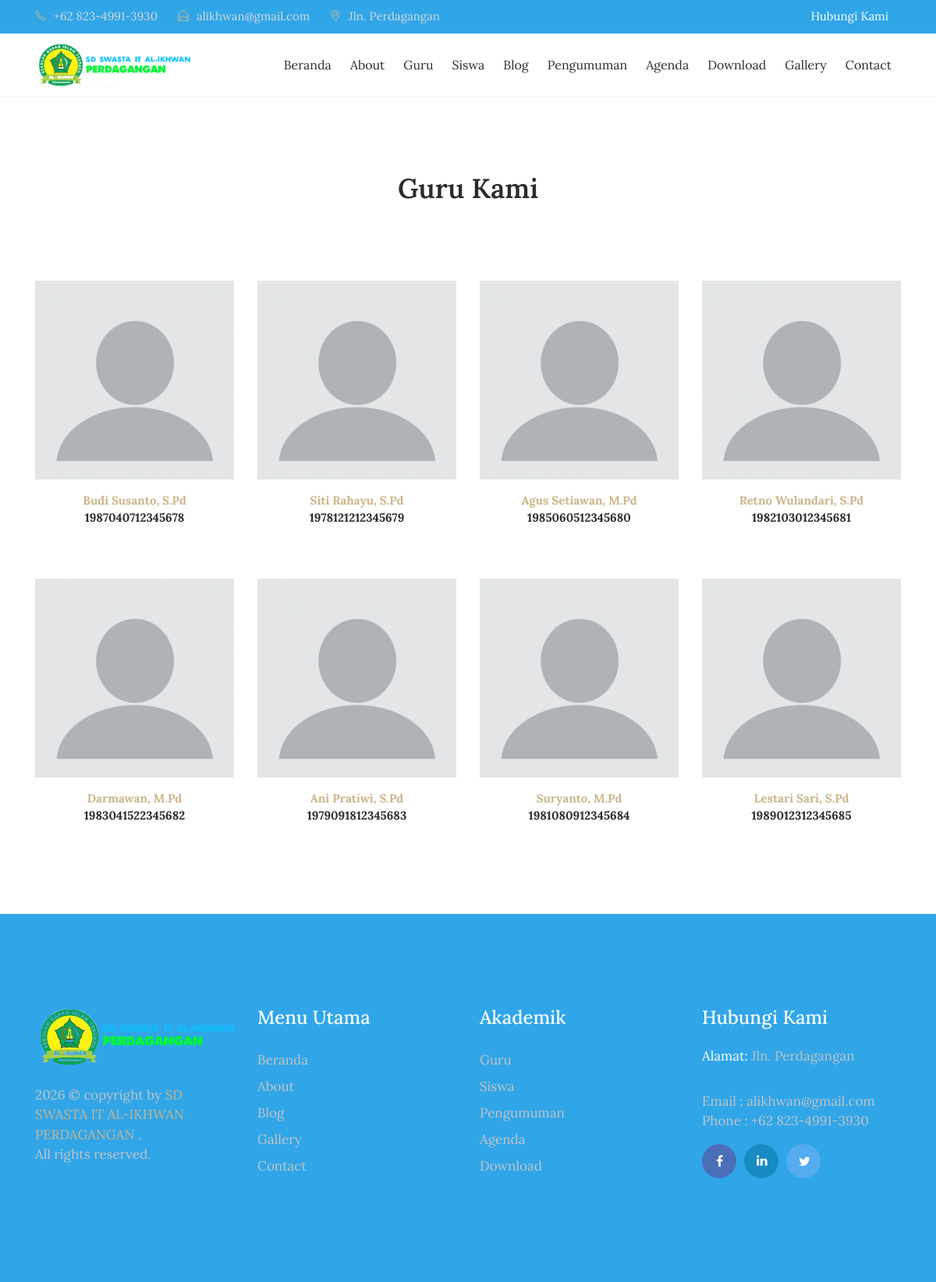
/index.php/guru, run on the app's committed database.
### tables this page shows
CREATE TABLE `tbl_guru` (
  `guru_id` int(11) NOT NULL,
  `guru_nip` varchar(30) DEFAULT NULL,
  `guru_nama` varchar(70) DEFAULT NULL,
  `guru_jenkel` varchar(2) DEFAULT NULL,
  `guru_tmp_lahir` varchar(80) DEFAULT NULL,
  `guru_tgl_lahir` varchar(80) DEFAULT NULL,
  `guru_mapel` varchar(120) DEFAULT NULL,
  `guru_photo` varchar(40) DEFAULT NULL,
  `guru_tgl_input` timestamp NULL DEFAULT current_timestamp()
);

### application/controllers/Guru.php (called while the page is built, shortened)
<?php
class Guru extends CI_Controller{
	function __construct(){
		$this->load->model('m_guru');
		$this->load->model('m_pengunjung');
	}
	function index(){
		$jum=$this->m_guru->guru();
        $page=$this->uri->segment(3);
        if(!$page):
            $offset = 0;
        else:
            $offset = $page;
        endif;
        $limit=8;
        $config['base_url'] = base_url() . 'guru/index/';
            $config['total_rows'] = $jum->num_rows();
            $config['per_page'] = $limit;
            $config['uri_segment'] = 3;
	          $config['full_tag_open']    = '<div class="pagging text-center"><nav><ul class="pagination justify-content-center">';
	          $config['full_tag_close']   = '</ul></nav></div>';
	          $config['num_tag_open']     = '<li class="page-item"><span class="page-link">';
	          $config['num_tag_close']    = '</span></li>';
	          $config['cur_tag_open']     = '<li class="page-item"><span class="page-link">';
	          $config['cur_tag_close']    = '<span class="sr-only">(current)</span></span></li>';
	          $config['next_tag_open']    = '<li class="page-item"><span class="page-link">';
	          $config['next_tagl_close']  = '<span aria-hidden="true">&raquo;</span></span></li>';
	          $config['prev_tag_open']    = '<li class="page-item"><span class="page-link">';
	          $config['prev_tagl_close']  = '</span>Next</li>';
	          $config['first_tag_open']   = '<li class="page-item"><span class="page-link">';
	          $config['first_tagl_close'] = '</span></li>';
	          $config['last_tag_open']    = '<li class="page-item"><span class="page-link">';
	          $config['last_tagl_close']  = '</span></li>';
            $config['first_link'] = 'Awal';
            $config['last_link'] = 'Akhir';
            $config['next_link'] = 'Next >>';
            $config['prev_link'] = '<< Prev';
            $this->pagination->initialize($config);
            $x['page'] =$this->pagination->create_links();
						$x['data']=$this->m_guru->guru_perpage($offset,$limit);
						$this->load->view('depan/v_guru',$x);
	}
}

### index.php (called while the page is built, shortened)
<?php
require_once BASEPATH.'core/CodeIgniter.php';

### application/models/M_guru.php (called while the page is built, shortened)
<?php
class M_guru extends CI_Model{
	function guru_perpage($offset,$limit){
		$hsl=$this->db->query("SELECT * FROM tbl_guru limit $offset,$limit");
		return $hsl;
	}
}

### application/views/depan/v_guru.php (the view, shortened to what this page needs)
<!DOCTYPE html>
<html lang="en">
<head>
    <link rel="stylesheet" href="<?php echo base_url().'theme/css/bootstrap.min.css'?>">
    <link rel="stylesheet" href="<?php echo base_url().'theme/css/font-awesome.min.css'?>">
    <link rel="stylesheet" href="<?php echo base_url().'theme/css/simple-line-icons.css'?>">
    <link rel="stylesheet" href="<?php echo base_url().'theme/css/slick.css'?>">
    <link rel="stylesheet" href="<?php echo base_url().'theme/css/slick-theme.css'?>">
    <link rel="stylesheet" href="<?php echo base_url().'theme/css/owl.carousel.min.css'?>">
    <link href="<?php echo base_url().'theme/css/style.css'?>" rel="stylesheet">
</head>
<body>
  <div class="header-topbar">
      <div class="container">
          <div class="row">
              <div class="col-xs-6 col-sm-8 col-md-9">
                  <div class="header-top_address">
                      <div class="header-top_list">
                          <span class="icon-phone"></span>+62 823-4991-3930
                      </div>
                      <div class="header-top_list">
                          <span class="icon-envelope-open"></span>alikhwan@gmail.com
                      </div>
                      <div class="header-top_list">
                          <span class="icon-location-pin"></span>Jln. Perdagangan
                      </div>
                  </div>
              </div>
              <div class="col-xs-6 col-sm-4 col-md-3">
                  <div class="header-top_login mr-sm-3">
                      <a href="<?php echo site_url('contact');?>">Hubungi Kami</a>
                  </div>
              </div>
          </div>
      </div>
  </div>
  <div data-toggle="affix" style="border-bottom:solid 1px #f2f2f2;">
      <div class="container nav-menu2">
          <div class="row">
              <div class="col-md-12">
                  <nav class="navbar navbar2 navbar-toggleable-md navbar-light bg-faded">
                      <a href="<?php echo site_url('');?>" class="navbar-brand nav-brand2"><img class="img img-responsive" width="200px;" src="<?php echo base_url().'theme/images/logoperda.png'?>"></a>
                      <div class="collapse navbar-collapse justify-content-end" id="navbarNavDropdown">
                          <ul class="navbar-nav">
                              <li class="nav-item">
                                  <a class="nav-link" href="<?php echo site_url('');?>">Beranda</a>
                              </li>
                              <li class="nav-item">
                                  <a class="nav-link" href="<?php echo site_url('about');?>">About</a>
                              </li>
                              <li class="nav-item">
                                  <a class="nav-link" href="<?php echo site_url('guru');?>">Guru</a>
                              </li>
                              <li class="nav-item">
                                  <a class="nav-link" href="<?php echo site_url('siswa');?>">Siswa</a>
                              </li>
                              <li class="nav-item">
                                  <a class="nav-link" href="<?php echo site_url('blog');?>">Blog</a>
                              </li>
                              <li class="nav-item">
                                  <a class="nav-link" href="<?php echo site_url('pengumuman');?>">Pengumuman</a>
                              </li>
                              <li class="nav-item">
                                  <a class="nav-link" href="<?php echo site_url('agenda');?>">Agenda</a>
                              </li>
                              <li class="nav-item">
                                  <a class="nav-link" href="<?php echo site_url('download');?>">Download</a>
                              </li>
                              <li class="nav-item">
                                  <a class="nav-link" href="<?php echo site_url('galeri');?>">Gallery</a>
                              </li>
                              <li class="nav-item">
                                <a class="nav-link" href="<?php echo site_url('contact');?>">Contact</a>
                              </li>
                        </ul>
                  </div>
                </nav>
              </div>
            </div>
          </div>
        </div>
    <section class="our-teachers">
        <div class="container">
            <div class="row">
                <div class="col-md-12">
                    <h2 class="mb-5">Guru Kami</h2>
                </div>
            </div>
            <div class="row">
                <?php foreach ($data->result() as $row) : ?>
                    <div class="col-xs-12 col-sm-6 col-md-3">
                        <div class="admission_insruction">
                          <?php if(empty($row->guru_photo)):?>
                            <img src="<?php echo base_url().'assets/images/blank.png';?>" class="img-fluid" alt="#">
                          <?php else:?>
                            <img src="<?php echo base_url().'assets/images/'.$row->guru_photo;?>" class="img-fluid" alt="#">
                          <?php endif;?>
                            <p class="text-center mt-3"><span><?php echo $row->guru_nama;?></span>
                                <br>
                                <?php echo $row->guru_nip;?></p>
                        </div>
                    </div>
                <?php endforeach;?>
              </div>
        </div>
    </section>
 <footer>
    <div class="container">
        <div class="row">
            <div class="col-md-3">
                <div class="foot-logo">
                    <a href="<?php echo site_url();?>">
                        <img src="<?php echo base_url().'theme/images/logo-w-perda.png'?>" class="img-fluid" alt="footer_logo">
                    </a>
                    <p><?php echo date('Y');?> © copyright by <a href="#" target="_blank">SD SWASTA IT AL-IKHWAN PERDAGANGAN </a>. <br>All rights reserved.</p>
                    </div>
                </div>
                <div class="col-md-3">
                    <div class="sitemap">
                        <h3>Menu Utama</h3>
                        <ul>
                            <li><a href="<?php echo site_url();?>">Beranda</a></li>
                            <li><a href="<?php echo site_url('about');?>">About</a></li>
                            <li><a href="<?php echo site_url('artikel');?>">Blog </a></li>
                            <li><a href="<?php echo site_url('galeri');?>">Gallery</a></li>
                            <li><a href="<?php echo site_url('contact');?>">Contact</a></li>
                        </ul>
                    </div>
                </div>
                <div class="col-md-3">
                  <div class="sitemap">
                      <h3>Akademik</h3>
                      <ul>
                          <li><a href="<?php echo site_url('guru');?>">Guru</a></li>
                          <li><a href="<?php echo site_url('siswa');?>">Siswa </a></li>
                          <li><a href="<?php echo site_url('pengumuman');?>">Pengumuman</a></li>
                          <li><a href="<?php echo site_url('agenda');?>">Agenda</a></li>
                          <li><a href="<?php echo site_url('download');?>">Download</a></li>
                      </ul>
                  </div>
                </div>
                <div class="col-md-3">
                    <div class="address">
                        <h3>Hubungi Kami</h3>
                        <p><span>Alamat: </span> Jln. Perdagangan</p>
                        <p>Email : alikhwan@gmail.com
                            <br> Phone : +62 823-4991-3930</p>
                            <ul class="footer-social-icons">
                                <li><a href="#"><i class="fa fa-facebook fa-fb" aria-hidden="true"></i></a></li>
                                <li><a href="#"><i class="fa fa-linkedin fa-in" aria-hidden="true"></i></a></li>
                                <li><a href="#"><i class="fa fa-twitter fa-tw" aria-hidden="true"></i></a></li>
                            </ul>
                        </div>
                    </div>
                </div>
            </div>
        </footer>
    </body>
    </html>

### theme/css/style.css (style rules this page uses)
.navbar2 { padding-left: 0; padding-right: 0; }
.navbar-brand { margin: 0; }
.navbar-nav > li { margin: 85px 10px; text-align: center; }
.bg-faded { background: none; }
.navbar-light .navbar-nav .nav-link { color: #fff; font-size: 19px; }
@media (max-width: 1200px) { .navbar-nav > li { margin: 74px 10px 74px 10px; } }
@media (min-width: 991px) { .navbar-toggleable-md .navbar-collapse { -webkit-box-pack: center; -webkit-justify-content: center; -ms-flex-pack: center; justify-content: center; } }
@media (min-width: 991px) { .navbar-toggleable-md .navbar-nav { -webkit-box-align: center; -webkit-align-items: center; -ms-flex-align: center; align-items: center; } }
html { -webkit-text-size-adjust: 100%; -webkit-font-smoothing: antialiased; }
body { font-family: "Lora", serif; }
h2 { font-size: 35px; }
h3 { font-size: 24px; }
p { font-size: 17px; }
a { color: #cbb58b; -webkit-transition: all 0.3s ease; -o-transition: all 0.3s ease; transition: all 0.3s ease; }
footer { background: #30a6e9; padding: 60px 0 100px; }
.foot-logo { padding: 60px 0 34px; }
.foot-logo p { color: #c4c4c4; font-weight: 100; padding: 24px 0 0; font-size: 17px; }
.sitemap ul { margin: 0; padding: 16px 0 0; }
.sitemap ul li { list-style: none; }
.sitemap ul li a { color: #c4c4c4; font-size: 17px; line-height: 2; }
footer h3 { color: #fff; padding: 60px 0 0; }
.address p { color: #c4c4c4; padding: 16px 0 0; }
.address p span { color: #fff; }
.address ul { margin: 0; padding: 0; }
.address ul li { list-style: none; float: left; }
.address ul li a { color: #fff; margin-right: 5px; }
.footer-social-icons li { margin-right: 5px; }
.fa-fb { background: #4b6eb9; padding: 14px 18px; border-radius: 50%; width: 44px; height: 44px; }
.fa-in { background: #188bc3; padding: 13px 16px; border-radius: 50%; width: 44px; height: 44px; }
.fa-tw { background: #55acee; padding: 14px 16px; border-radius: 50%; width: 44px; height: 44px; }
.our-teachers { padding: 98px 0; }
.our-teachers h2 { text-align: center; font-weight: 600; margin: 0 0 28px; }
.admission_insruction { padding: 50px 0 0; }
.admission_insruction p { font-weight: 700; font-size: 15px; }
.admission_insruction p span { color: #cbb58b; }
@media (max-width: 1200px) { .nav-link { padding: 8px 12px; font-size: 15px; } }
.nav-menu2 .navbar-light .navbar-nav .nav-link { color: #2d2d2d; font-size: 16px; line-height: 2; }
.nav-menu2 .navbar-nav > li { margin: 0 4px; }
.header-topbar { padding: 10px; background: #30a6e9; }
.header-top_address { color: #d8d8d8; font-size: 15px; }
.header-top_address .header-top_list { display: inline-block; margin-right: 22px; }
.header-top_address .header-top_list span { color: #cbb58b; margin-right: 10px; font-size: 14px; }
.header-top_login, .header-top_login2 { float: right; color: #fff; -webkit-transition: 0.2s; -o-transition: 0.2s; transition: 0.2s; font-size: 15px; }
.header-top_login a, .header-top_login2 a { color: #fff; }
.navbar2 { border-radius: 0; -webkit-transition: all 0.3s ease-out; -moz-transition: all 0.3s ease-out; -o-transition: all 0.3s ease-out; transition: all 0.3s ease-out; background: #fff; }

### data on the page
tbl_guru: guru_photo (picture), guru_nama "Budi Susanto, S.Pd", guru_nip "1987040712345678"
tbl_guru: guru_photo (picture), guru_nama "Siti Rahayu, S.Pd", guru_nip "1978121212345679"
tbl_guru: guru_photo (picture), guru_nama "Agus Setiawan, M.Pd", guru_nip "1985060512345680"
tbl_guru: guru_photo (picture), guru_nama "Retno Wulandari, S.Pd", guru_nip "1982103012345681"
tbl_guru: guru_photo (picture), guru_nama "Darmawan, M.Pd", guru_nip "1983041522345682"
tbl_guru: guru_photo (picture), guru_nama "Ani Pratiwi, S.Pd", guru_nip "1979091812345683"
tbl_guru: guru_photo (picture), guru_nama "Suryanto, M.Pd", guru_nip "1981080912345684"
tbl_guru: guru_photo (picture), guru_nama "Lestari Sari, S.Pd", guru_nip "1989012312345685"
